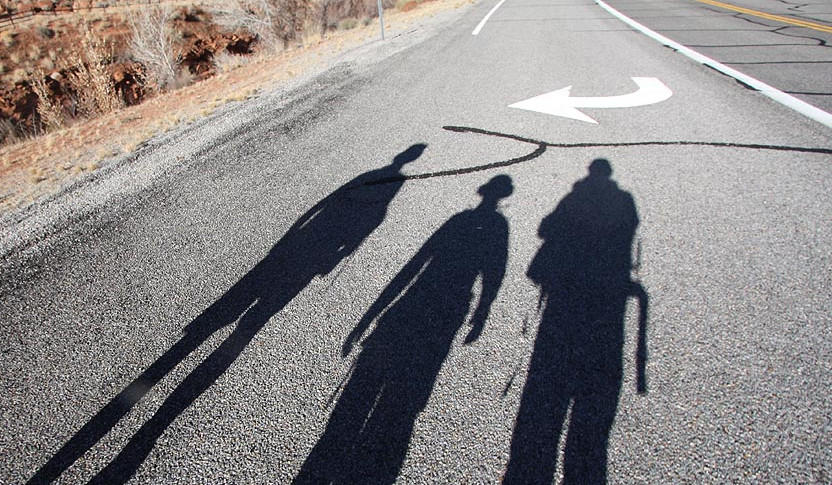
//> input picture software/shadow_removal/road_and_shadow.jpg, 832 x 485 px
$ ./shadow_removal   (built with g++ and OpenCV 4)
//> lines starting //> are read from the running program, lines starting //| are printed output that depends on the picture; after the words box and inside, x2 and y2 are one past the last pixel; in counts of white or black regions, pixels touching at a corner belong together
#include <opencv2/core/core.hpp>
#include <opencv2/highgui/highgui.hpp>
#include "opencv2/imgproc/imgproc.hpp"
#include <iostream>
#include <stdio.h>

#define SHADOWS_TO_REMOVE 4
#define CONNECTED_1_Y 291
#define CONNECTED_1_X 266
#define CONNECTED_2_Y 423
#define CONNECTED_2_X 318
#define CONNECTED_3_Y 582
#define CONNECTED_3_X 313
#define CONNECTED_4_Y 82
#define CONNECTED_4_X 441

using namespace std;
using namespace cv;

int main(){
	// find the image
	char IMAGE_NAME[] = "road_and_shadow.jpg";
	Mat src = imread(IMAGE_NAME);
//> src is the input picture: 485 rows x 832 cols, CV_8UC3; mean B, G, R 133.8, 133.8, 137.4
	if (!src.data){
		cout << "Error al cargar la imagenes" << endl;
		exit(1);
	}
	// show RGB planes
	vector<Mat> bgr_planes;
	split(src, bgr_planes);
   namedWindow("Original", CV_WINDOW_AUTOSIZE), imshow("Original", src);
   namedWindow("BLUE PLANE", CV_WINDOW_AUTOSIZE), imshow("BLUE PLANE", bgr_planes[0]);
   namedWindow("GREEN PLANE", CV_WINDOW_AUTOSIZE), imshow("GREEN PLANE", bgr_planes[1]);
   namedWindow("RED PLANE", CV_WINDOW_AUTOSIZE), imshow("RED PLANE", bgr_planes[2]);
	// convert and show HSV planes
   Mat srcHSV, hsv_planes[3], ndi_image;
   cvtColor(src, srcHSV, CV_BGR2HSV);
//> srcHSV: 485 rows x 832 cols, CV_8UC3; mean H, S, V 69.5, 37.5, 141.7
	split(srcHSV, hsv_planes);
	imwrite("shadow_removal_HSV.jpg", srcHSV);
   namedWindow("HSV", CV_WINDOW_AUTOSIZE), imshow("HSV", srcHSV);
   namedWindow("HUE PLANE", CV_WINDOW_AUTOSIZE), imshow("HUE PLANE", hsv_planes[0]);
   namedWindow("SATURATION PLANE", CV_WINDOW_AUTOSIZE), imshow("SATURATION PLANE", hsv_planes[1]);
   namedWindow("INTENSITY PLANE", CV_WINDOW_AUTOSIZE), imshow("INTENSITY PLANE", hsv_planes[2]);
	// convert to 32bits float
	hsv_planes[0].convertTo(hsv_planes[0], CV_32F, 1/255.0);
//> hsv_planes[0]: 485 rows x 832 cols, CV_32FC1
	hsv_planes[1].convertTo(hsv_planes[1], CV_32F, 1/255.0);
//> hsv_planes[1]: 485 rows x 832 cols, CV_32FC1
	hsv_planes[2].convertTo(hsv_planes[2], CV_32F, 1/255.0);
//> hsv_planes[2]: 485 rows x 832 cols, CV_32FC1
	// normalized difference index
	ndi_image = (hsv_planes[1]-hsv_planes[2])/(hsv_planes[1]+hsv_planes[2]);
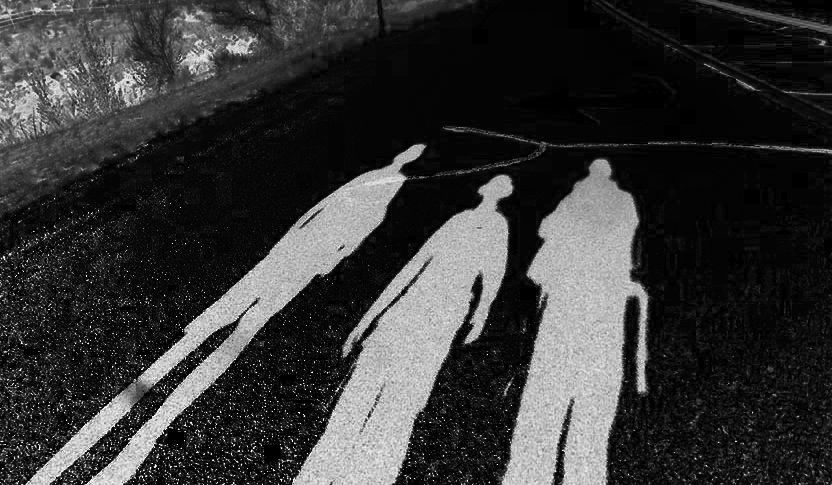
//> ndi_image: 485 rows x 832 cols, CV_32FC1; 0.01% of the values are NaN or infinite; the others: min -1, max 0.992, mean -0.571; drawn with min black, max white, NaN and infinite black
	ndi_image += 1.0; // set all the values to positive
	ndi_image.convertTo(ndi_image, CV_8U, 255.0/2.0); // convert to range {0,255}
//> ndi_image: 485 rows x 832 cols, CV_8UC1
   namedWindow("NDI_IMAGE", CV_WINDOW_AUTOSIZE), imshow("NDI_IMAGE", ndi_image);
	imwrite("shadow_removal_NDI.jpg", ndi_image);
	// show histogram of NDI IMAGE (GRAY SCALE)
	// **** initial parameters ****
	int histSize = 256;
	float range[] = {0,255};
	const float *ranges[] = {range};
	// **** calculate histogram ****
	MatND hist;
	calcHist( &ndi_image, 1, 0, Mat(), hist, 1, &histSize, ranges, true, false );
//> hist = 256 values, max 47525 at index 5, min 0 at index 255, mean 1576.2
	double total;
	total = ndi_image.rows * ndi_image.cols;
//> total = 403520
	for(int h = 0; h < histSize; h++){
			  float binVal = hist.at<float>(h);
		  }
//> this loop made 256 passes
//> binVal on passes 1 to 3: 14382, 387, 7769
	// **** plot the histogram ****
	int hist_w = 512; int hist_h = 400;
	int bin_w = cvRound( (double) hist_w/histSize );
	Mat histImage( hist_h, hist_w, CV_8UC1, Scalar( 0,0,0) );
	normalize(hist, hist, 0, histImage.rows, NORM_MINMAX, -1, Mat() );
//> hist = 256 values, max 400 at index 5, min 0 at index 255, mean 13.27
	int i;
	for(i = 1; i < histSize; i++){
	  line(histImage, Point( bin_w*(i-1), hist_h - cvRound(hist.at<float>(i-1)) ) ,
							 Point( bin_w*(i), hist_h - cvRound(hist.at<float>(i)) ),
							 Scalar( 255, 0, 0), 2, 8, 0 );
	}
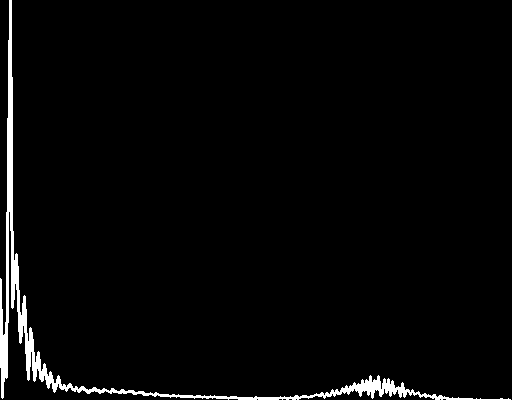
//> histImage: 400 rows x 512 cols, CV_8UC1; 2.6% white; 1 white region, box (x1, y1, x2, y2) and area: (0, 0, 511, 400) 5406
	imwrite("shadow_removal_HIST.jpg", histImage);
	namedWindow("NDI_IMAGE HISTOGRAM", CV_WINDOW_AUTOSIZE), imshow("NDI_IMAGE HISTOGRAM", histImage);
	// find OTSU's threshold
	Mat otsu_image(ndi_image.size(), CV_8UC1);
	double umbral = threshold(ndi_image, otsu_image, 0, 255, THRESH_BINARY+THRESH_OTSU);
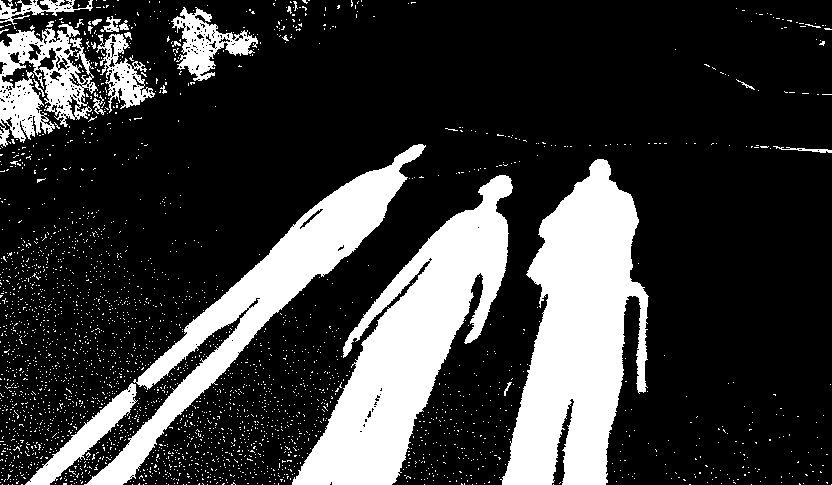
//> otsu_image: 485 rows x 832 cols, CV_8UC1; 22.7% white; 2787 white regions (2761 under 20 px), largest, box (x1, y1, x2, y2) and area: (500, 159, 649, 485) 28280, (292, 175, 513, 485) 25868, (84, 144, 426, 485) 17908
//> umbral = 97
	namedWindow("BINARY IMAGE", CV_WINDOW_AUTOSIZE), imshow("BINARY IMAGE", otsu_image);
	cout << "The OTSU threshold is " << umbral << endl;
//| The OTSU threshold is 97
	imwrite("otsu_image.jpg", otsu_image);
	// find sample pixels
	// *** SOME METHOD TO FIND SEED PIXELS IN SHADOWS ***
	// find connected components using paper method
	int dilation_size = 1;
	cout << "structure element in shadow classfication stage is (" << 2*dilation_size+1 << "x" << 2*dilation_size+1 << ")" << endl;
	Mat dilation_element = getStructuringElement(MORPH_RECT, Size(2*dilation_size+1, 2*dilation_size+1),
						Point(dilation_size, dilation_size));
	// seed pixels in connected components
	Mat Io = Mat::zeros(otsu_image.rows, otsu_image.cols, CV_8UC1);
	Io.at<uchar>(CONNECTED_1_X,CONNECTED_1_Y) = 255;
	Io.at<uchar>(CONNECTED_2_X,CONNECTED_2_Y) = 255;
	Io.at<uchar>(CONNECTED_3_X,CONNECTED_3_Y) = 255;
	Io.at<uchar>(CONNECTED_4_X,CONNECTED_4_Y) = 255;
	imwrite("shadow_removal_seed.jpg", Io);
	// shadow classfication
	Mat Idilate(otsu_image.size(), CV_8UC1);
	Mat Ishadow(otsu_image.size(), CV_8UC1);
	Mat diff(otsu_image.size(), CV_8UC1);
	Idilate = Io.clone();
	i = 0;
	do{
		Ishadow = Idilate.clone();
		dilate(Idilate, Idilate, dilation_element);
		Idilate = Idilate & otsu_image;
		diff = (Idilate != Ishadow);
		i++;
	} while(countNonZero(diff));
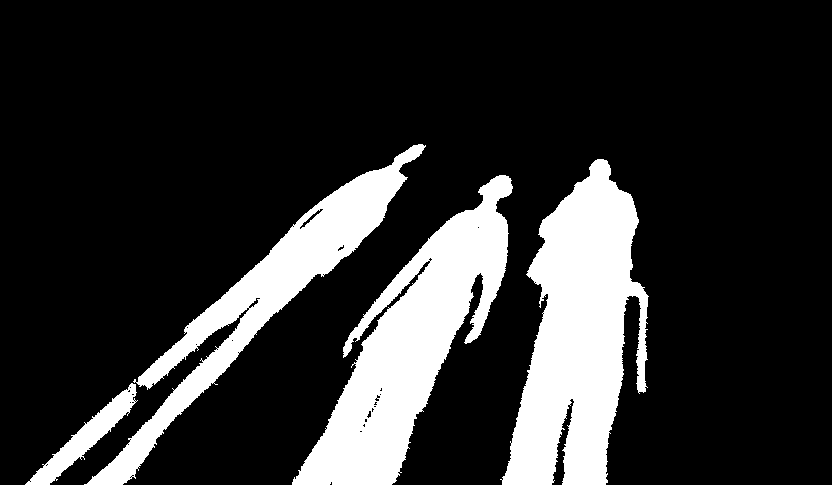
//> Ishadow: 485 rows x 832 cols, CV_8UC1; 18.5% white; 4 white regions, box (x1, y1, x2, y2) and area: (500, 159, 649, 485) 28280, (292, 175, 513, 485) 25868, (84, 144, 426, 485) 17908, (25, 383, 138, 485) 2614
//> diff: 485 rows x 832 cols, CV_8UC1; every value is 0
//> after the loop, i = 224
	cout << "number of iterations in shadow classfication stage is " << i << endl;
//| number of iterations in shadow classfication stage is 224
	imwrite("shadow_removal_CONNECTED_COMP.jpg", Ishadow);
	namedWindow("CONNECTED COMPONENTS", CV_WINDOW_AUTOSIZE), imshow("CONNECTED COMPONENTS", Ishadow);
	// buffer area estimation
	Mat shadow_borders = Idilate.clone();
	dilate(Idilate, shadow_borders, dilation_element);
	shadow_borders = shadow_borders - Idilate;
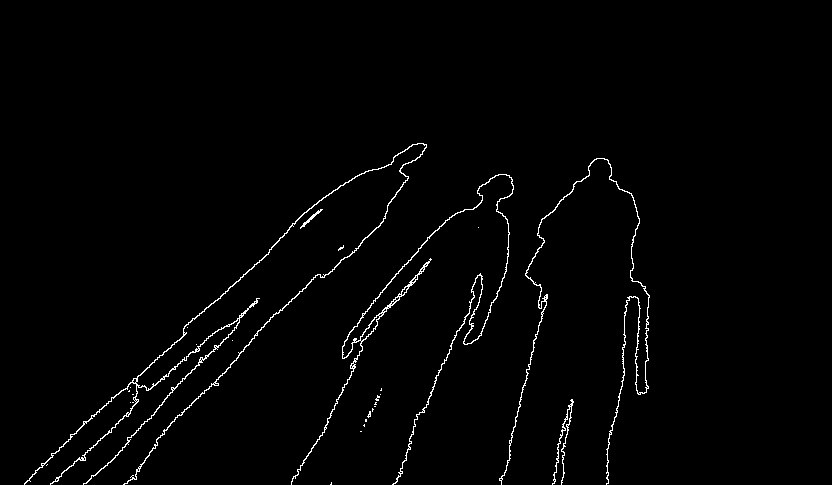
//> shadow_borders: 485 rows x 832 cols, CV_8UC1; 1.5% white in thin lines or dots, all inside (x1, y1, x2, y2) = (24, 143, 650, 485)
	imwrite("shadow_removal_borders.jpg", shadow_borders);
	namedWindow("BUFFER AREA ESTIMATION", CV_WINDOW_AUTOSIZE), imshow("BUFFER AREA ESTIMATION", shadow_borders);
	Scalar border_mean, border_stddev, border_variance, shadow_mean, shadow_stddev, shadow_variance;
	meanStdDev(srcHSV, shadow_mean, shadow_stddev, Ishadow);
//> shadow_mean = Scalar(113.1, 119.2, 44.26); shadow_stddev = Scalar(4.87, 28.82, 11.53)
	cout << "Mean and StdDev of first shadow" << endl;
	cout << shadow_mean[0] << " " << shadow_mean[1] << " " << shadow_mean[2] << endl;
//| 113.059 119.168 44.263
	cout << shadow_stddev[0] << " " << shadow_stddev[1] << " " << shadow_stddev[2] << endl;
//| 4.87077 28.8188 11.5282
	meanStdDev(srcHSV, border_mean, border_stddev, shadow_borders);
//> border_mean = Scalar(109.9, 22.61, 110.4); border_stddev = Scalar(30.2, 12.86, 37.33)
	cout << "Mean and StdDev of buffer area in first shadow" << endl;
	cout << border_mean[0] << " " << border_mean[1] << " " << border_mean[2] << endl;
//| 109.915 22.6107 110.406
	cout << border_stddev[0] << " " << border_stddev[1] << " " << border_stddev[2] << endl;
//| 30.2019 12.8574 37.3264
	pow(border_stddev, 2, border_variance);
	pow(shadow_stddev, 2, shadow_variance);
	Scalar variance_ratio;
	divide(shadow_variance, border_variance, variance_ratio);
	cout << "Variance ratio --> H S V" << endl;
	cout << variance_ratio[0] << " " << variance_ratio[1] << " " << variance_ratio[2] << endl;
	int j;
	for(i=0; i<Ishadow.rows; i++){
		for(j=0; j<Ishadow.cols; j++){
			uchar pix = Ishadow.at<uchar>(i,j);
			if(pix){
				Scalar pix_value = srcHSV.at<Vec3b>(i,j);
				srcHSV.at<Vec3b>(i,j)[0] = border_mean[0] + variance_ratio[0]*(pix_value.val[0] - shadow_mean[0]);
				srcHSV.at<Vec3b>(i,j)[1] = border_mean[1] + variance_ratio[1]*(pix_value.val[1] - shadow_mean[1]);
				srcHSV.at<Vec3b>(i,j)[2] = border_mean[2] + variance_ratio[2]*(pix_value.val[2] - shadow_mean[2]);
				/*Scalar pix_value2 = srcHSV.at<Vec3b>(i,j);
				cout << pix_value[2] << " " << pix_value2[2] << endl;*/
			}
		}
	}
//> srcHSV: 485 rows x 832 cols, CV_8UC3; mean H, S, V 68.8, 38.8, 153.9
	namedWindow("HSV image without Shadows", CV_WINDOW_AUTOSIZE), imshow("HSV image without Shadows", srcHSV);
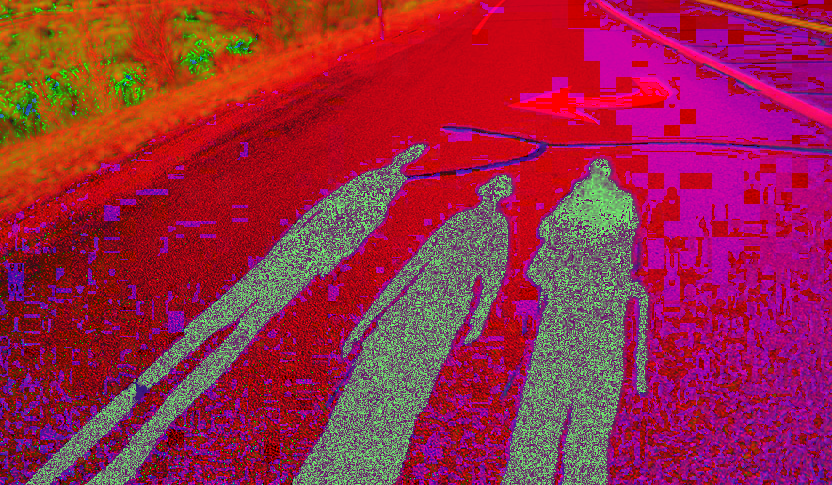
//> window 'HSV image without Shadows': 485 rows x 832 cols, CV_8UC3; mean B, G, R 68.8, 38.8, 153.9
   cvtColor(srcHSV, src, CV_HSV2BGR);
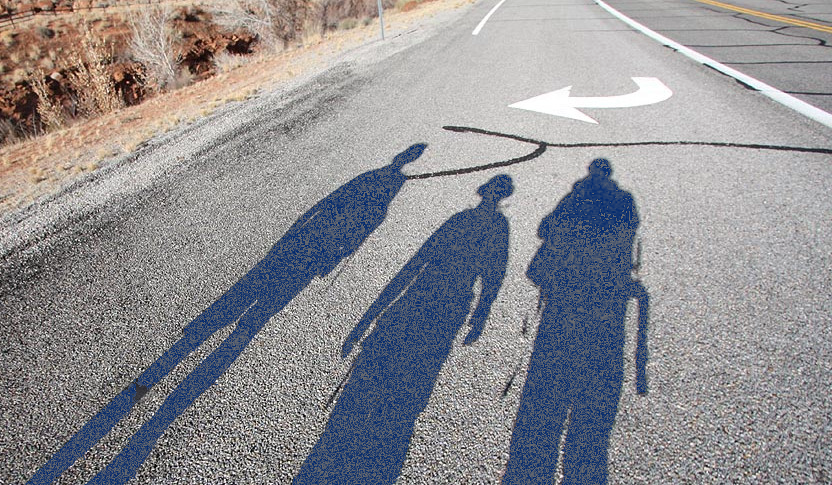
//> src: 485 rows x 832 cols, CV_8UC3; mean B, G, R 145.6, 141.8, 143
	namedWindow("RGB image without Shadows", CV_WINDOW_AUTOSIZE), imshow("RGB image without Shadows", src);
	imwrite("shadow_removal_road_final.jpg", src);
	cvWaitKey(0);
	return 0;
}
